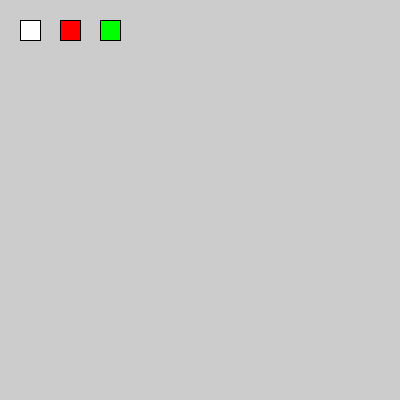
Frame 1 (no input)
Frame 60 (the mouse pressed at the canvas centre just before this capture): identical to frame 1, image omitted
Frame 120 (the mouse held since frame 60 and released just before this capture): identical to frame 1, image omitted

The Processing sketch that drew this single still picture (run headless with seeded random() and noise(); from frame 60 on, the mouse is pressed at the canvas centre):

// Processing sketch: funciones00
// ── funciones00.pde
int miValor, miValor2;

void setup() {
  size(400, 400);
}

void draw() {
  semaforo();
  
  semaforo();
  
  
  miValor = suma(40,60);
  miValor2 = suma(2,3);
  
  println(miValor);
  println(miValor2);
}

int suma (int x, int y) {
  return x+ y;
}

void semaforo() {
  fill(255, 255, 255);
  rect(20, 20, 20, 20);

  fill(255, 0, 0);
  rect(60, 20, 20, 20);

  fill(0, 255, 0);
  rect(100, 20, 20, 20);
}
